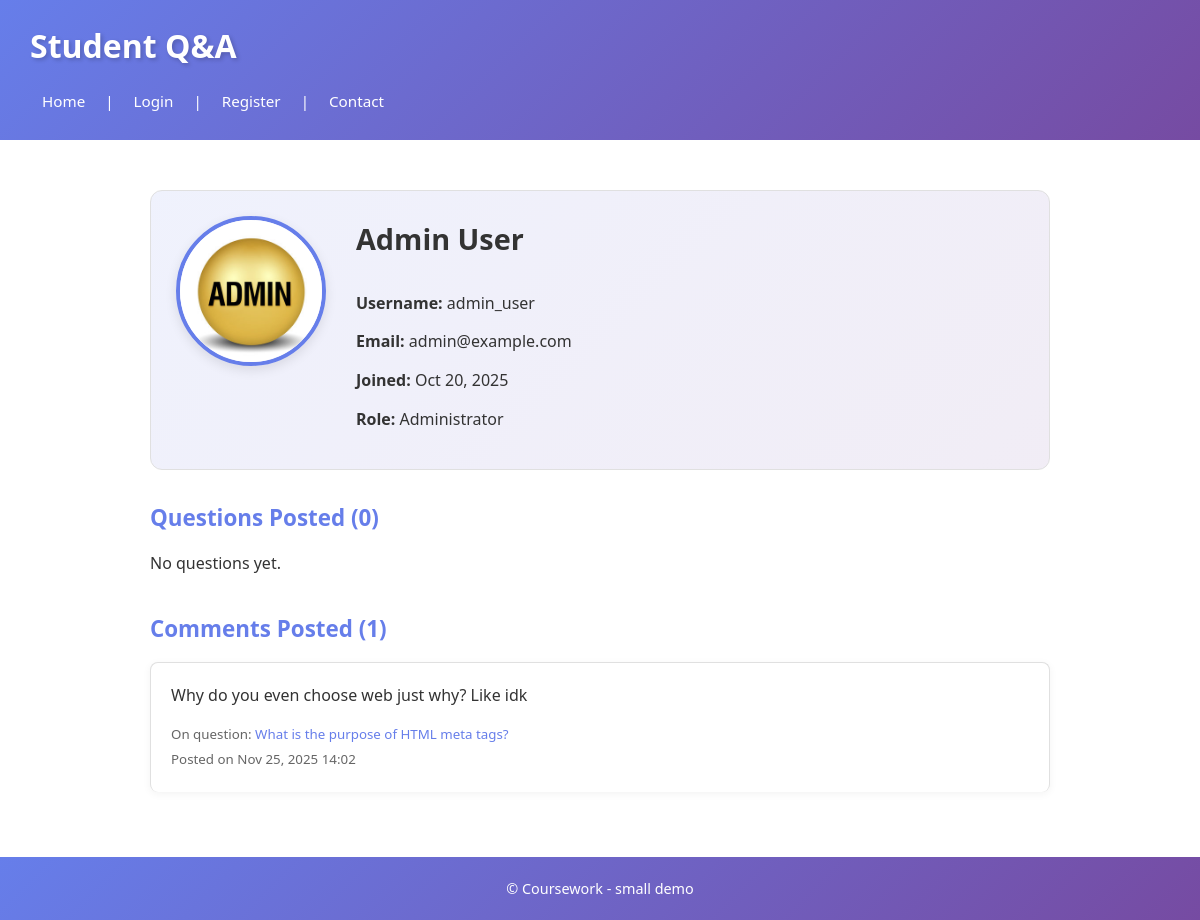
The page /profile.php?username=admin_user on the database as committed earlier.
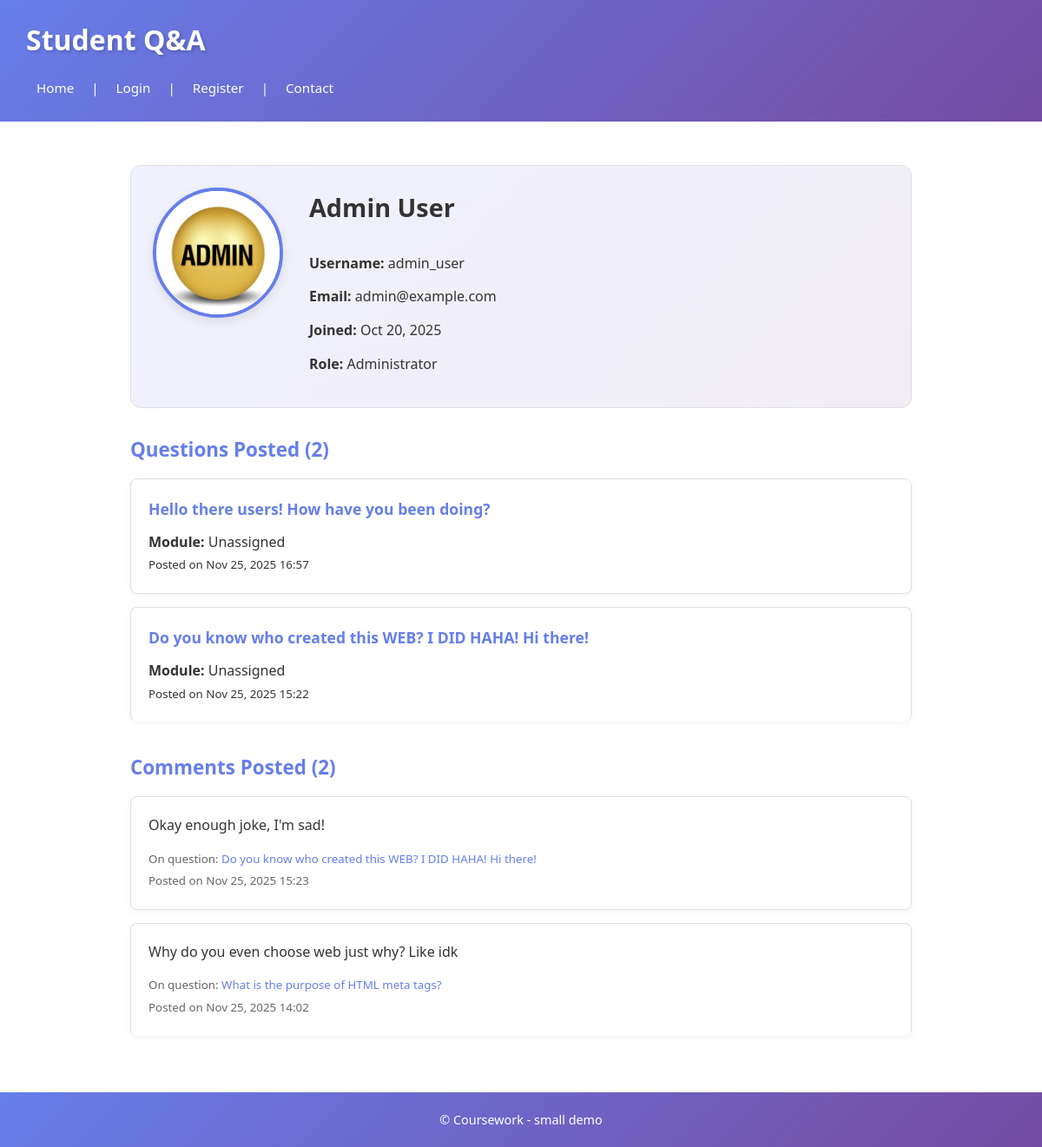
The same page on the database as committed later.
### tables this page shows
CREATE TABLE `user` (
  `id` int(11) NOT NULL,
  `username` varchar(100) NOT NULL,
  `name` varchar(100) NOT NULL,
  `email` varchar(100) NOT NULL,
  `password` varchar(255) NOT NULL,
  `role` enum('user','admin') NOT NULL DEFAULT 'user',
  `avatar` varchar(255) DEFAULT NULL,
  `created_at` datetime NOT NULL DEFAULT current_timestamp()
);

CREATE TABLE `comment` (
  `id` int(11) NOT NULL,
  `text` text NOT NULL,
  `date` datetime NOT NULL DEFAULT current_timestamp(),
  `userid` int(11) NOT NULL,
  `questionid` int(11) NOT NULL
);

CREATE TABLE `question` (
  `id` int(11) NOT NULL,
  `text` text NOT NULL,
  `date` datetime NOT NULL,
  `userid` int(11) DEFAULT NULL,
  `moduleid` int(11) DEFAULT NULL,
  `img` varchar(255) DEFAULT NULL
);

### profile.php (called while the page is built, shortened)
<?php
require 'includes/DatabaseConnection.php';
require 'includes/DataBaseFunctions.php';
$username = $_GET['username'];
$user = getUserByUsername($pdo, $username);
$userQuestions = getUserQuestions($pdo, $user['id']);
$userComments = getUserComments($pdo, $user['id']);
include 'templates/user_profile.php';
$output = ob_get_clean();
include 'templates/layout.php';
?>

### includes/DataBaseFunctions.php (called while the page is built, shortened)
<?php
function isLoggedIn() {
    return isset($_SESSION['user']);
}
function getUserByUsername($pdo, $username) {
    $sql = "SELECT id, username, name, email, role, avatar, created_at FROM `user` WHERE username = :username";
    return query($pdo, $sql, [':username' => $username])->fetch();
}
function query($pdo, $sql, $params = []) {
    $stmt = $pdo->prepare($sql);
    $stmt->execute($params);
    return $stmt;
}
function getUserQuestions($pdo, $userid) {
    $sql = "SELECT q.id, q.text AS questiontext, q.date, q.img, q.moduleid,
                   m.name AS modulename
            FROM question q
            LEFT JOIN module m ON q.moduleid = m.id
            WHERE q.userid = :userid
            ORDER BY q.date DESC";
    return query($pdo, $sql, [':userid' => $userid])->fetchAll();
}
function getUserComments($pdo, $userid) {
    $sql = "SELECT c.id, c.text, c.date, q.id AS questionid, q.text AS questiontext
            FROM comment c
            JOIN question q ON c.questionid = q.id
            WHERE c.userid = :userid
            ORDER BY c.date DESC";
    return query($pdo, $sql, [':userid' => $userid])->fetchAll();
}
?>

### templates/user_profile.php (the view, shortened to what this page needs)
<div class="user-profile">
    <div class="profile-header">
        <div class="avatar-section">
            <?php if (!empty($user['avatar'])): ?>
                <img src="images/avatars/<?=htmlspecialchars($user['avatar'])?>" alt="<?=htmlspecialchars($user['name'])?>" class="profile-avatar">
            <?php else: ?>
                <div class="profile-avatar-placeholder">No Avatar</div>
            <?php endif; ?>
        </div>
        <div class="profile-info">
            <h2><?=htmlspecialchars($user['name'])?></h2>
            <p><strong>Username:</strong> <?=htmlspecialchars($user['username'])?></p>
            <p><strong>Email:</strong> <?=htmlspecialchars($user['email'])?></p>
            <p><strong>Joined:</strong> <?=htmlspecialchars(date('M d, Y', strtotime($user['created_at'])))?></p>
            <p><strong>Role:</strong> <?=htmlspecialchars($user['role'] === 'admin' ? 'Administrator' : 'User')?></p>
        </div>
    </div>
    <div class="profile-content">
        <h3>Questions Posted (<?=count($userQuestions)?>)</h3>
        <?php if (empty($userQuestions)): ?>
            <p>No questions yet.</p>
        <?php else: ?>
            <div class="questions-list">
                <?php foreach ($userQuestions as $q): ?>
                    <article class="question-card">
                        <h4><a href="question.php?id=<?=htmlspecialchars($q['id'])?>"><?=htmlspecialchars(substr($q['questiontext'], 0, 100))?></a></h4>
                        <p><strong>Module:</strong> <?=htmlspecialchars($q['modulename'] ?? 'Unassigned')?></p>
                        <p><small>Posted on <?=htmlspecialchars(date('M d, Y H:i', strtotime($q['date'])))?></small></p>
                    </article>
                <?php endforeach; ?>
            </div>
        <?php endif; ?>
    </div>
    <div class="profile-content">
        <h3>Comments Posted (<?=count($userComments)?>)</h3>
        <?php if (empty($userComments)): ?>
            <p>No comments yet.</p>
        <?php else: ?>
            <div class="comments-list">
                <?php foreach ($userComments as $c): ?>
                    <article class="comment-card">
                        <p><?=htmlspecialchars($c['text'])?></p>
                        <p><small>On question: <a href="question.php?id=<?=htmlspecialchars($c['questionid'])?>"><?=htmlspecialchars(substr($c['questiontext'], 0, 80))?></a></small></p>
                        <p><small>Posted on <?=htmlspecialchars(date('M d, Y H:i', strtotime($c['date'])))?></small></p>
                    </article>
                <?php endforeach; ?>
            </div>
        <?php endif; ?>
    </div>
</div>

### templates/layout.php (shortened to what this page needs)
<!DOCTYPE html>
<html lang="en">
<head>
    <?php $navBase = (strpos($_SERVER['PHP_SELF'], '/admin/') !== false) ? '../' : ''; ?>
    <link rel="stylesheet" href="<?= $navBase ?>styles.css">
</head>
<body>
    <header>
        <h1>Student Q&amp;A</h1>
        <nav>
            <a href="<?= $navBase ?>index.php">Home</a> |
            <?php if (isLoggedIn()): ?>
                <a href="<?= $navBase ?>profile.php?username=<?=htmlspecialchars(getCurrentUser()['username'])?>">My Profile</a> |
                <a href="<?= $navBase ?>addquestion.php">Add Question</a> |
                <?php if (isAdmin()): ?>
                    <a href="<?= $navBase ?>admin/admin_panel.php">Admin Panel</a> |
                <?php endif; ?>
                <a href="<?= $navBase ?>contact.php">Contact</a> |
                <span>Hello, <?=htmlspecialchars(getCurrentUser()['name'])?>!</span> |
                <a href="<?= $navBase ?>logout.php">Logout</a>
            <?php else: ?>
                <a href="<?= $navBase ?>login.php">Login</a> |
                <a href="<?= $navBase ?>register.php">Register</a> |
                <a href="<?= $navBase ?>contact.php">Contact</a>
            <?php endif; ?>
        </nav>
    </header>
    <main>
        <?=$output?>
    </main>
    <footer>
        &copy; Coursework - small demo
    </footer>
</body>
</html>

### styles.css (style rules this page uses)
* { margin: 0; padding: 0; box-sizing: border-box; }
body { font-family: 'Segoe UI', Tahoma, Geneva, Verdana, sans-serif; color: #333; line-height: 1.6; min-height: 100vh; background: linear-gradient(135deg, #667eea 0%, #764ba2 25%, #f093fb 50%, #4facfe 75%, #00f2fe 100%); background-size: 400% 400%; animation: gradientShift 15s ease infinite; position: relative; }
header { background: linear-gradient(135deg, #667eea 0%, #764ba2 100%); color: white; padding: 20px 30px; box-shadow: 0 2px 10px rgba(0, 0, 0, 0.1); }
header h1 { margin: 0 0 12px 0; font-size: 2em; font-weight: 600; text-shadow: 2px 2px 4px rgba(0, 0, 0, 0.2); }
nav { margin-top: 10px; font-size: 0.95em; display: flex; flex-wrap: wrap; gap: 8px; align-items: center; }
nav a { color: white; text-decoration: none; padding: 6px 12px; border-radius: 4px; transition: background 0.3s ease; }
main { background: #fff; padding: 30px; min-height: 400px; }
footer { background: linear-gradient(135deg, #667eea 0%, #764ba2 100%); color: white; padding: 20px; text-align: center; font-size: 0.9em; }
img { max-width: 100%; height: auto; }
a { color: #667eea; text-decoration: none; transition: color 0.3s ease; }
h2 { margin-top: 0; color: #333; border-bottom: 3px solid #667eea; padding-bottom: 12px; margin-bottom: 20px; font-size: 1.8em; }
h3 { color: #667eea; margin-top: 25px; margin-bottom: 15px; font-size: 1.4em; }
h4 { color: #333; margin-bottom: 10px; font-size: 1.1em; }
article { border-bottom: 1px solid #e0e0e0; padding: 20px 0; }
article:last-child { border-bottom: none; }
.user-profile { max-width: 900px; margin: 20px auto; }
.profile-header { display: flex; align-items: flex-start; gap: 30px; padding: 25px; background: linear-gradient(135deg, rgba(102, 126, 234, 0.1) 0%, rgba(118, 75, 162, 0.1) 100%); border-radius: 12px; margin-bottom: 30px; border: 1px solid #e0e0e0; }
.avatar-section { display: flex; flex-direction: column; align-items: center; }
.profile-avatar { width: 150px; height: 150px; border-radius: 50%; object-fit: cover; border: 4px solid #667eea; box-shadow: 0 4px 12px rgba(0, 0, 0, 0.1); }
.profile-info { flex: 1; }
.profile-info h2 { margin-top: 0; margin-bottom: 15px; border-bottom: none; }
.profile-info p { margin: 10px 0; line-height: 1.8; }
.profile-content { margin-bottom: 35px; }
.questions-list, .comments-list { display: flex; flex-direction: column; gap: 15px; }
.question-card, .comment-card { padding: 20px; background: white; border: 1px solid #e0e0e0; border-radius: 8px; box-shadow: 0 2px 8px rgba(0, 0, 0, 0.05); transition: transform 0.2s ease, box-shadow 0.2s ease; }
.question-card h4 { margin: 0 0 12px 0; }
.comment-card p:first-child { margin: 0 0 12px 0; color: #333; }
.comment-card small { color: #666; }

Rows that differ between the two databases and show on the page:
added question: text "Hello there users! How have you been doing?", modulename "Unassigned", date "Nov 25, 2025 16:57"
added question: text "Do you know who created this WEB? I DID HAHA! Hi there!", modulename "Unassigned", date "Nov 25, 2025 15:22"
added comment: text "Okay enough joke, I'm sad!", questionid.text "Do you know who created this WEB? I DID HAHA! Hi there!", date "Nov 25, 2025 15:23"
Other text that changed with them:
count($userQuestions): "0" → "2"
count($userComments): "1" → "2"
text no longer shown: "No questions yet."
